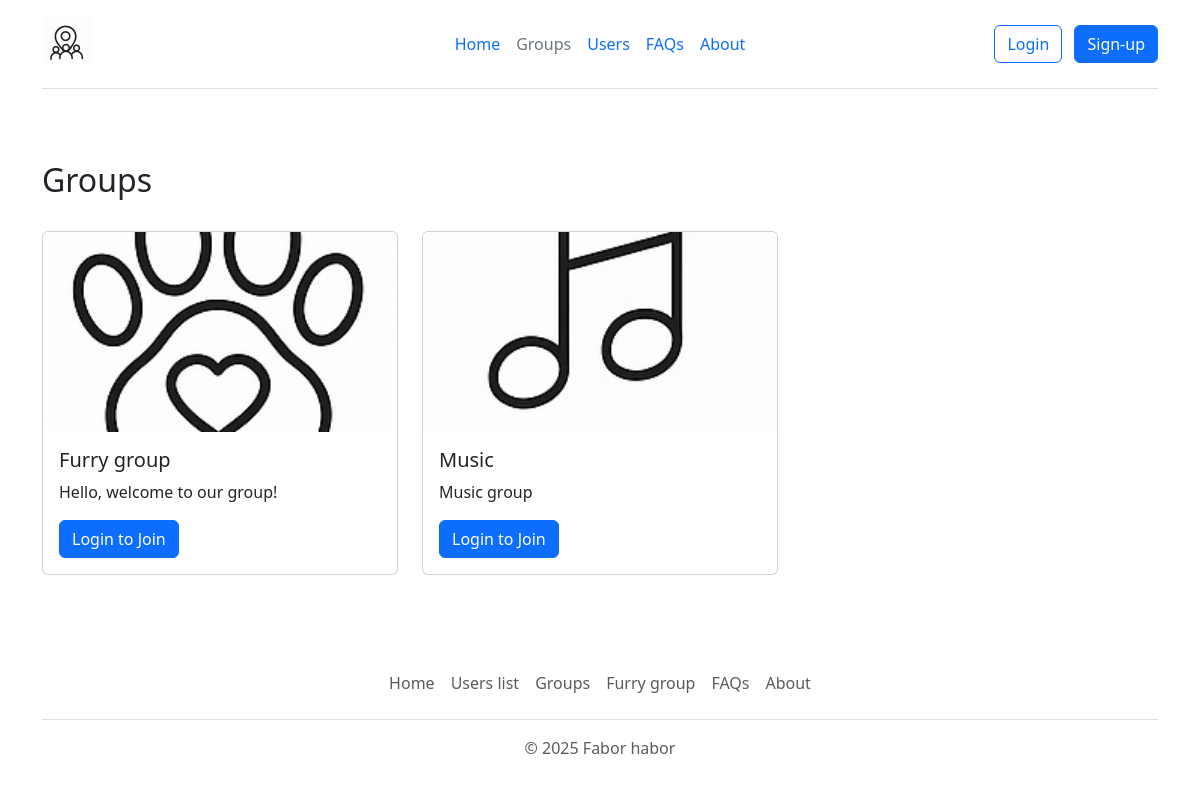
Before: /groups with the older database file.
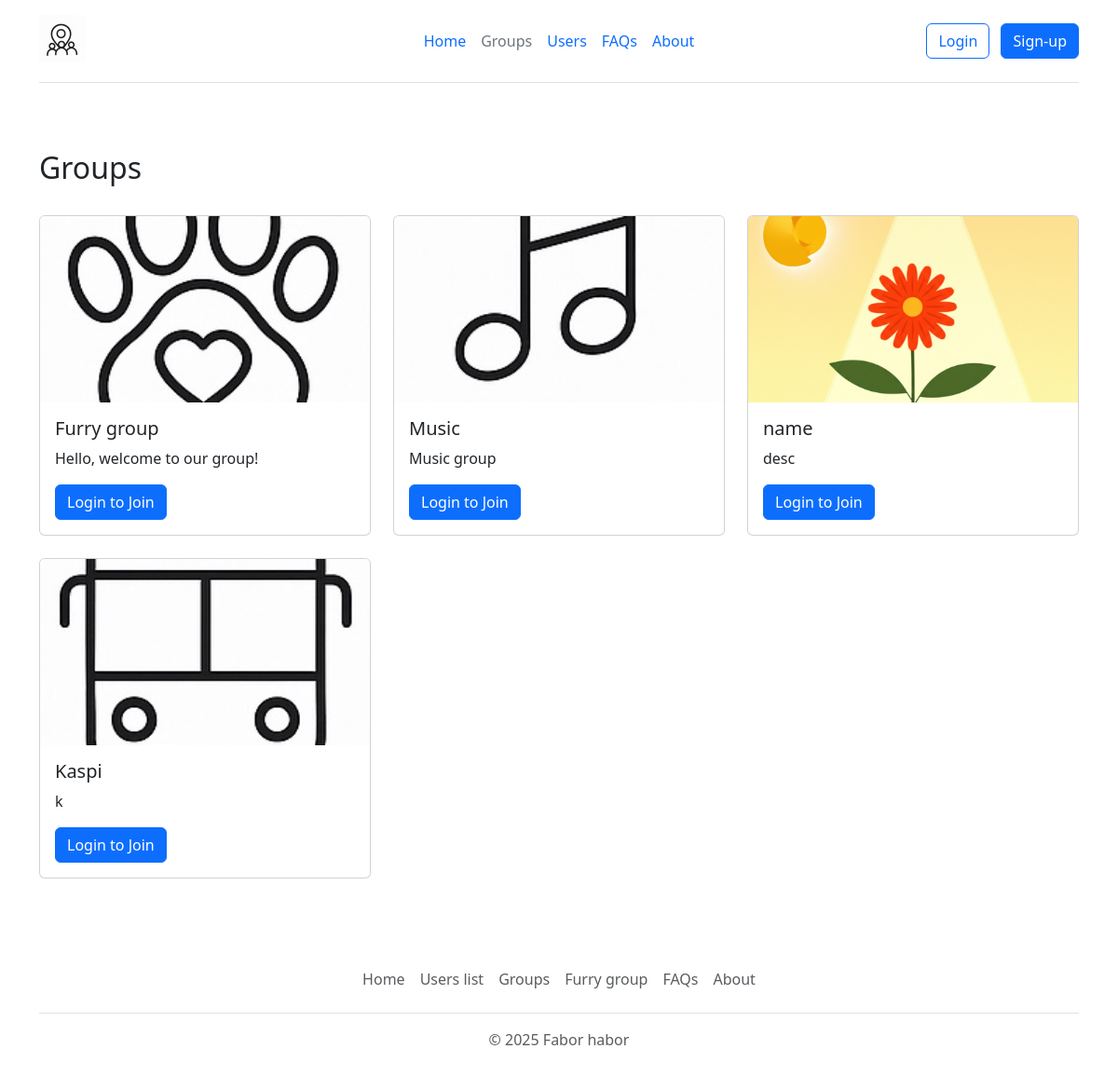
After: the same page with the newer database file.
### app.py (models this page shows, shortened)
class Group(db.Model):
    id = db.Column(db.Integer, primary_key=True)
    name = db.Column(db.String(100), nullable=False)
    description = db.Column(db.Text)
    admin_id = db.Column(db.Integer, db.ForeignKey('user.id'), nullable=False)
    image = db.Column(db.String(20), nullable=False, default='default.jpg')
    date_created = db.Column(db.DateTime, nullable=False, default=datetime.utcnow)
    posts = db.relationship('Post', backref='group', lazy=True)
    members = db.relationship('User', secondary=group_members, backref=db.backref('groups', lazy='dynamic'))

### app.py (the view)
@app.route('/groups')
def groups():
    groups = Group.query.all()
    form = GroupForm()
    return render_template('groups.html', groups=groups, form=form)

### templates/groups.html (shortened to what this page needs)
{% extends 'base.html' %}
{% block content %}
<div class="container py-5">
    <div class="d-flex justify-content-between align-items-center mb-4">
        <h2>Groups</h2>
    </div>
    <div class="row row-cols-1 row-cols-md-3 g-4">
        {% for group in groups %}
        <div class="col">
            <div class="card h-100">
                <img src="/static/group_images/{{ group.image }}" class="card-img-top" alt="{{ group.name }}"
                     style="height: 200px; object-fit: cover;">
                <div class="card-body">
                    <h5 class="card-title">{{ group.name }}</h5>
                    <p class="card-text">{{ group.description }}</p>
                    {% if session.get('user_id') %}
                    <a href="{{ url_for('group_page', group_id=group.id) }}" class="btn btn-primary">View Group</a>
                    {% else %}
                    <a href="{{ url_for('login') }}" class="btn btn-primary">Login to Join</a>
                    {% endif %}
                </div>
            </div>
        </div>
        {% endfor %}
    </div>
</div>
{% include 'footer.html'%}
{% endblock %}

Changed rows visible on the page:
added Group: image (picture), name "name", description "desc"
added Group: image (picture), name "Kaspi", description "k"
